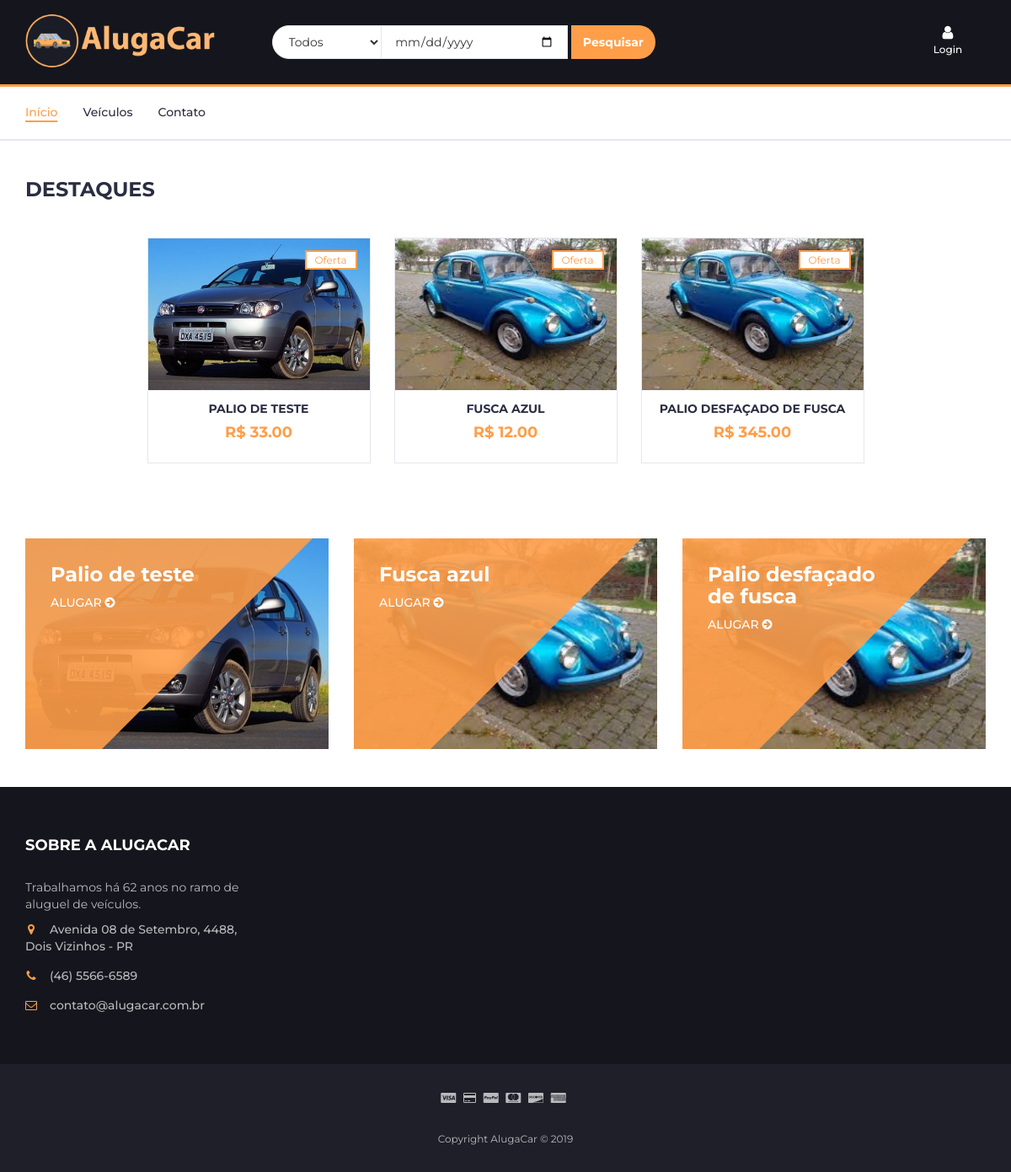
The app's page /, older data.
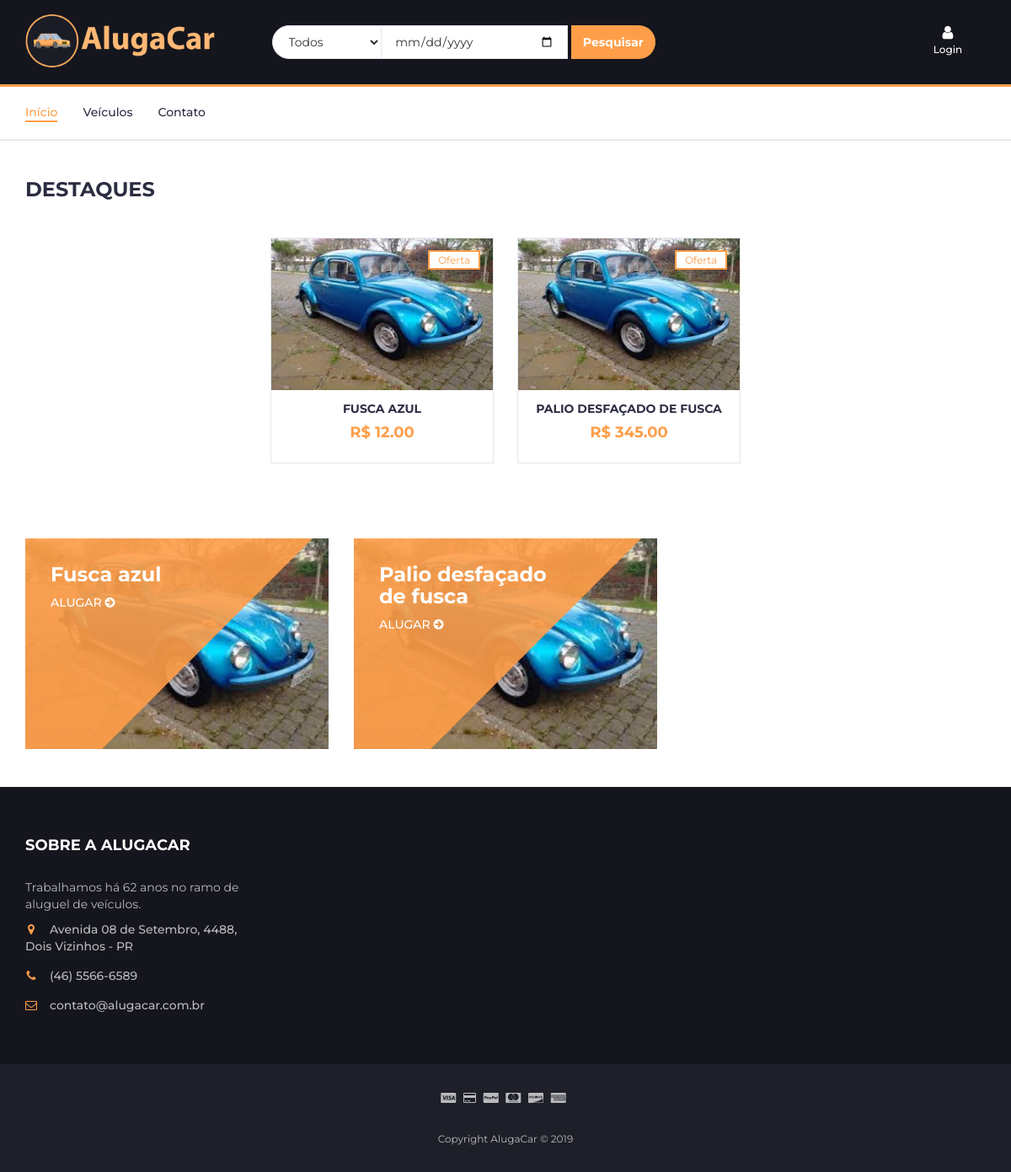
The same page, newer data.
### AlugaCarSite/models.py (models this page shows, shortened)
class Carro(models.Model):
    descricao = models.CharField(max_length=50)
    disponivel = models.BooleanField(default=True)
    valorDia = models.DecimalField(max_digits=10, decimal_places=2)
    marca = models.ForeignKey(Marca, on_delete=models.CASCADE)
    modelo = models.ForeignKey(Modelo,on_delete=models.CASCADE)
    caminhoFoto = models.ImageField(null=True, blank = True,upload_to='AlugaCarSite/static/galeria/carros')
    def getfoto(self):
        dir = str(self.caminhoFoto)
        dir = dir[20:]
        return dir

### AlugaCarSite/views.py (the view, shortened to what this page needs)
# urls.py: 2. Add a URL to urlpatterns:  path('', views.home, name='home')
def home(request):
    form = PesquisaForm(request.POST or None)
    id = request.session.get('login', None)
    if not id or id < 0:
        user = Cliente("-1", "Login", "-1")
    else:
        user = Cliente.objects.get(id=id)
    carros = Carro.objects.all()
    marcas = Marca.objects.all()
    return render(request, "index.html", {'cliente': user, 'carros': carros, 'marcas': marcas, "form": form})

### AlugaCarSite/form.py
class PesquisaForm(forms.ModelForm):
    class Meta:
        model = Aluguel
        fields = {"dataAlugado"}

### AlugaCarSite/templates/index.html (shortened to what the changed rows need)
{% load staticfiles %}
<!DOCTYPE html>
<html lang="pt">
<head>
	<link type="text/css" rel="stylesheet" href="{% static 'css/bootstrap.min.css' %}" />
	<link type="text/css" rel="stylesheet" href="{% static 'css/slick.css' %}" />
	<link type="text/css" rel="stylesheet" href="{% static 'css/slick-theme.css' %}" />
	<link type="text/css" rel="stylesheet" href="{% static 'css/nouislider.min.css' %}" />
	<link rel="stylesheet" href="{% static 'css/font-awesome.min.css' %}">
	<link type="text/css" rel="stylesheet" href="{% static 'css/style.css' %}" />
</head>
<body>
	<div class="section">
		<div class="container">
			<div class="row">
				<div class="col-md-12">
					<div class="row">
						<div class="products-tabs">
							<div id="tab1" class="tab-pane active">
								<div class="products-slick" data-nav="#slick-nav-1">
									{% for car in carros %}
									{% if car.disponivel %}
									<div class="product c{{car.marca.id }}">
										<div class="product-img">
											<img src="{% static car.getfoto %}" alt="" height="180">
											<div class="product-label">
												<span class="sale">Oferta</span>
											</div>
										</div>
										<div class="product-body">
											<h3 class="product-name"><a href="#">{{car.descricao}}</a></h3>
											<h4 class="product-price">R$ {{car.valorDia}}</h4>
										</div>
										<div class="add-to-cart">
											<button class="add-to-cart-btn"
												onclick="location.href='{% url 'confirmar_aluguel' car.id %}'">
												Alugar</button>
										</div>
									</div>
									{% endif %}
									{% endfor %}
								</div>
							</div>
						</div>
					</div>
				</div>
			</div>
		</div>
	</div>
	<div class="section" id="veiculos">
		<div class="container">
			<div class="row">
				{% for car in carros %}
				{% if car.disponivel %}
				<div class="col-md-4 col-xs-6">
					<div class="shop">
						<div class="shop-img">
							<img src="{% static car.getfoto %}" height="250" alt="">
						</div>
						<div class="shop-body">
							<h3>{{car.descricao}}</h3>
							<a href="{% url 'confirmar_aluguel' car.id %}" class="cta-btn">Alugar <i class="fa fa-arrow-circle-right"></i></a>
						</div>
					</div>
				</div>
				{% endif %}
				{% endfor %}
			</div>
		</div>
	</div>
</body>
</html>

Row changes from the older to the newer data that the page shows:
no longer on this page (row edited): Carro: caminhoFoto (picture), descricao "PALIO DE TESTE", valorDia "33.00", descricao "Palio de teste"
